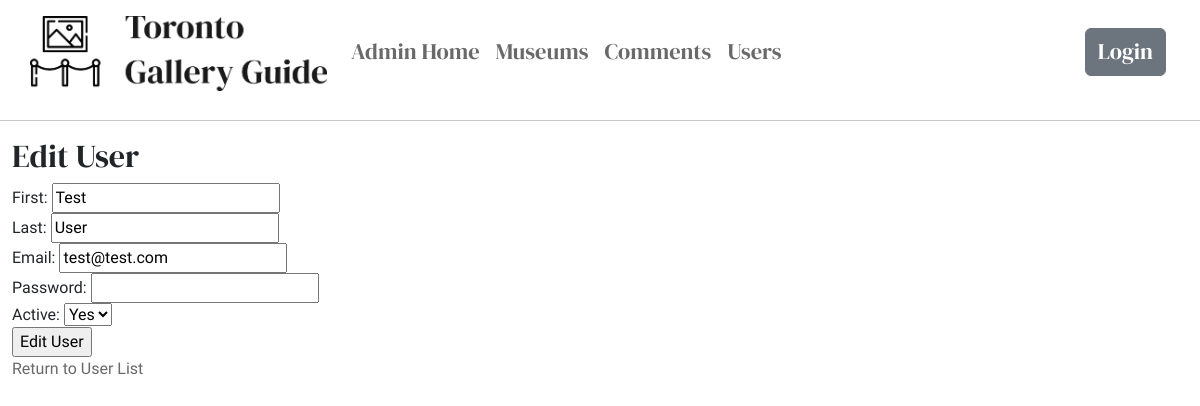
/admin/users_edit.php?id=2 (signed in), run on the app's committed database.
### tables this page shows
CREATE TABLE `users` (
  `id` int(10) UNSIGNED NOT NULL,
  `first` varchar(25) DEFAULT NULL,
  `last` varchar(25) DEFAULT NULL,
  `email` varchar(100) DEFAULT NULL,
  `password` varchar(100) DEFAULT NULL,
  `active` enum('Yes','No') NOT NULL DEFAULT 'Yes',
  `permission` tinyint(1) NOT NULL DEFAULT '0',
  `dateAdded` datetime NOT NULL DEFAULT CURRENT_TIMESTAMP ON UPDATE CURRENT_TIMESTAMP
);

### admin/users_edit.php (the view, shortened to what this page needs)
<?php
include( '../includes/database.php' );
if( isset( $_GET['id'] ) )
{
  $query = 'SELECT *
    FROM users
    WHERE id = '.$_GET['id'].'
    LIMIT 1';
  $result = mysqli_query( $connect, $query );
  $record = mysqli_fetch_assoc( $result );
}
include( '../includes/header.php' );
?>
<h2>Edit User</h2>
<form method="post">
  <label for="first">First:</label>
  <input type="text" name="first" id="first" value="<?php echo htmlentities( $record['first'] ); ?>">
  <br>
  <label for="last">Last:</label>
  <input type="text" name="last" id="last" value="<?php echo htmlentities( $record['last'] ); ?>">
  <br>
  <label for="email">Email:</label>
  <input type="email" name="email" id="email" value="<?php echo htmlentities( $record['email'] ); ?>">
  <br>
  <label for="password">Password:</label>
  <input type="password" name="password" id="password">
  <br>
  <label for="active">Active:</label>
  <?php
  $values = array( 'Yes', 'No' );
  echo '<select name="active" id="active">';
  foreach( $values as $key => $value )
  {
    echo '<option value="'.$value.'"';
    if( $value == $record['active'] ) echo ' selected="selected"';
    echo '>'.$value.'</option>';
  }
  echo '</select>';
  ?>
  <br>
  <input type="submit" value="Edit User">
</form>
<p><a href="users.php"><i class="fas fa-arrow-circle-left"></i> Return to User List</a></p>
<?php
include( '../includes/footer.php' );
?>

### admin/css/styles.css (style rules this page uses)
h1, h2, h3, h4, h5, h6 { font-family: "DM Serif Display", serif; }
body { font-family: "Quattrocento", serif; }
a:link, a:active, a:visited { text-decoration: none; color: #696969; }

### data on the page
users: first "Test", last "User", email "test@test.com", active "Yes"
